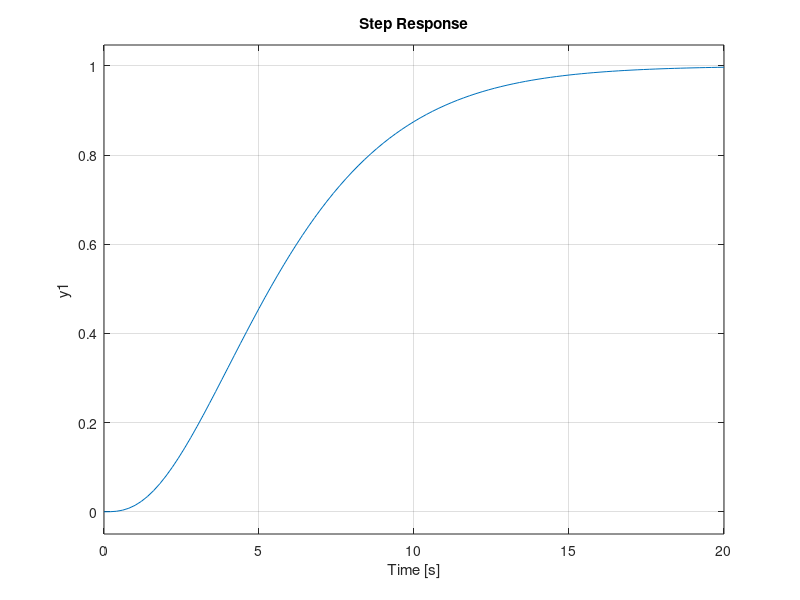
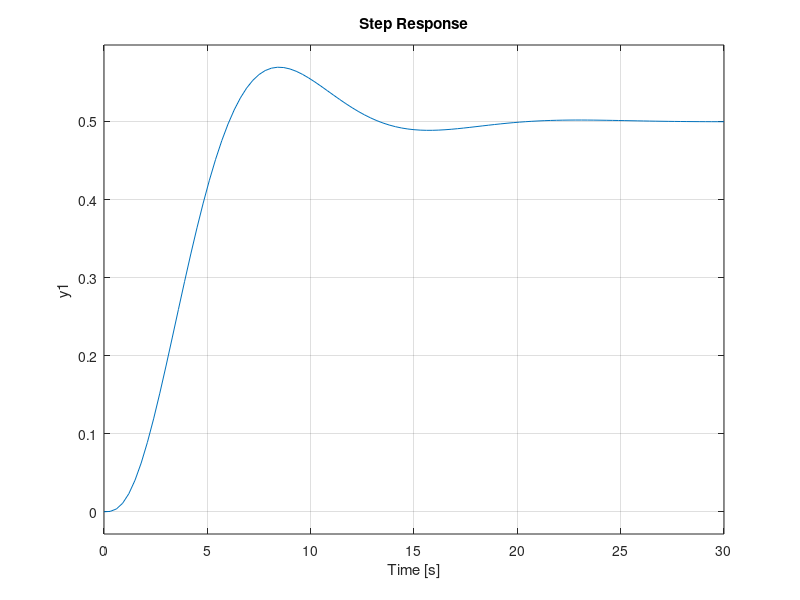

MATLAB code to generate these figures, in order:
s = tf('s')
G1 = 1 / ((2*s + 1)^3)
figure(1)
%step response tou anoixtou systhmatos
step (G1)      

%step response me monadiaia anadrash
figure(2)
G2 = G1 / (1+G1)
step (G2)







